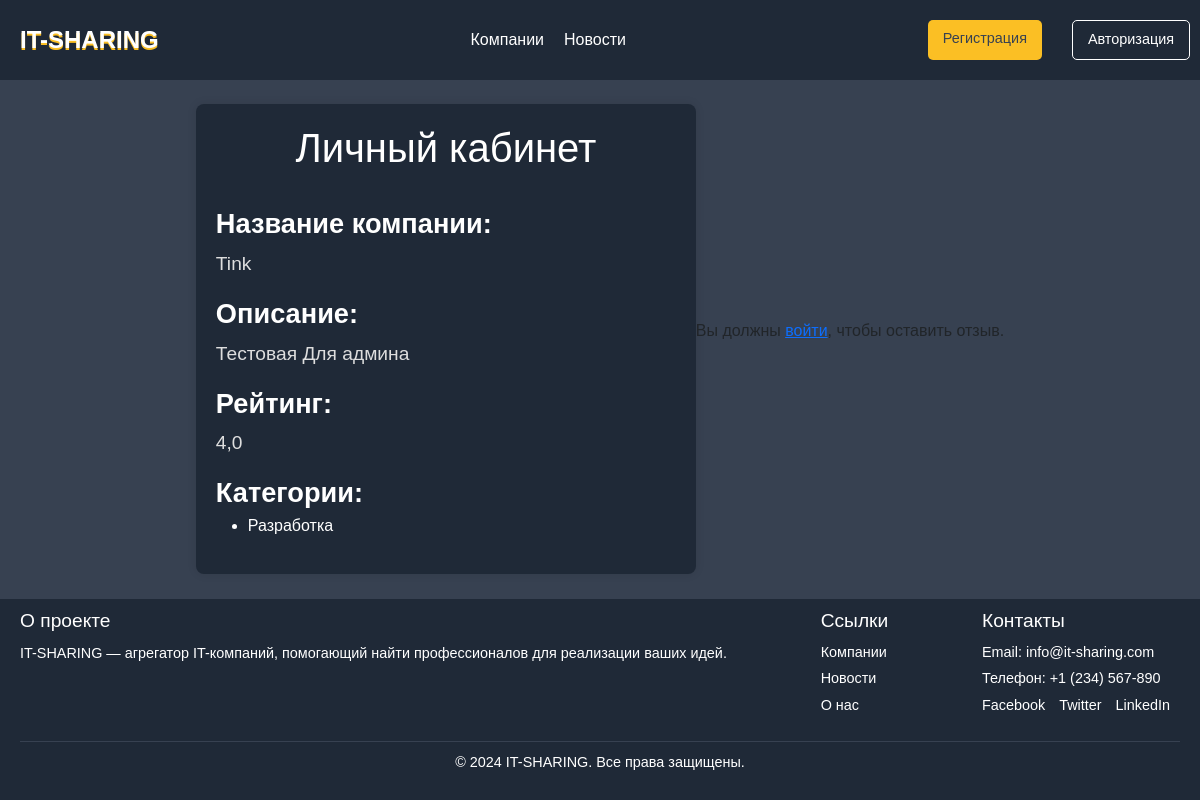
The app's page /company/detail/1/, older data.
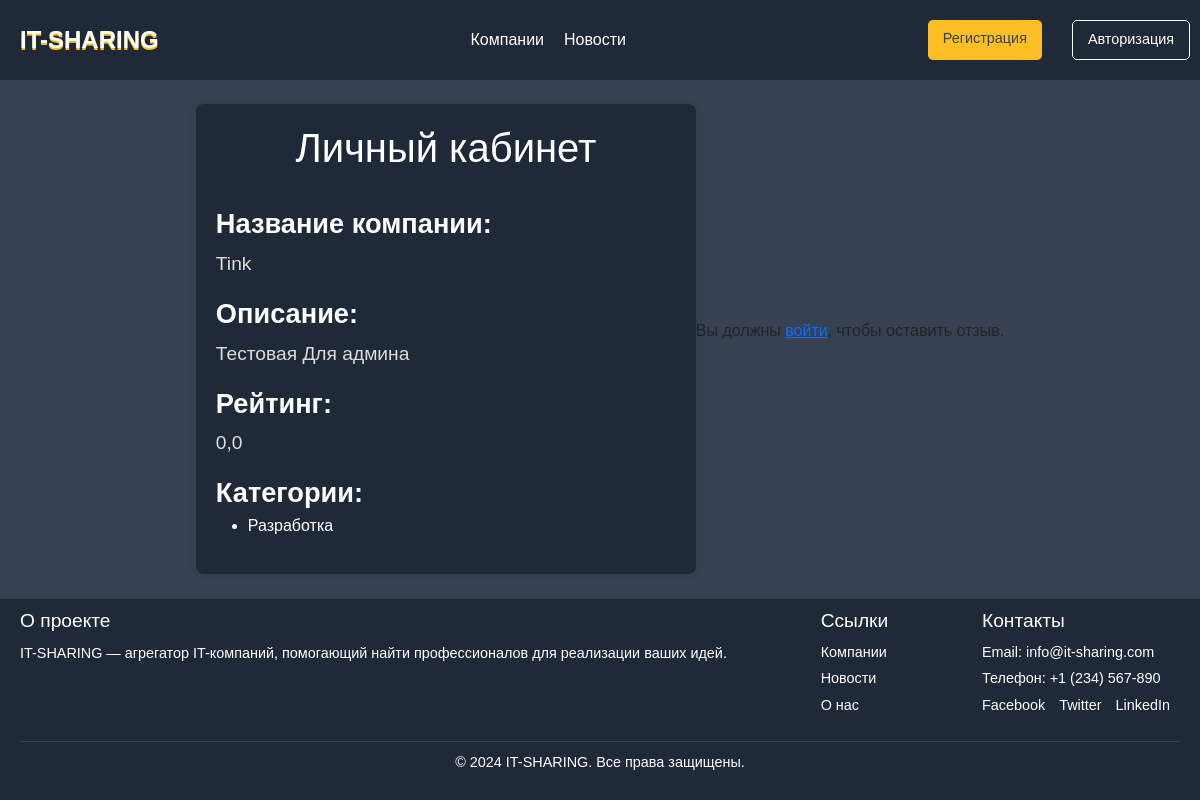
The same page, newer data.
### main/models.py (models this page shows, shortened)
class companies(models.Model):
    title = models.CharField(max_length=255, verbose_name="Название")
    slug = models.SlugField(max_length=255, unique=True, db_index=True, verbose_name="URL",null=True,blank=True,)
    content = models.TextField(blank=True, verbose_name="Описание компании",null=True)
    photo = models.ImageField(upload_to="photos/%Y/%m/%d/", verbose_name="Фото",null=True,blank=True)
    time_create = models.DateTimeField(auto_now_add=True, verbose_name="Время создания")
    is_active = models.BooleanField(default=True, verbose_name="Активна")
    raiting = models.FloatField(default=0,max_length=1, verbose_name="Рейтинг")
    cat = models.ManyToManyField(Category, related_name='companies', verbose_name="Категории",
                                 blank=True)  # Это должно быть ManyToManyField
    class Meta:
        verbose_name = 'Компания'
        verbose_name_plural = 'IT компания'
        ordering = ['id']

class Category(models.Model):
    name = models.CharField(max_length=100, db_index=True, verbose_name="Категория")
    slug = models.SlugField(max_length=255, unique=True, db_index=True, verbose_name="URL")
    class Meta:
        verbose_name = 'Категория'
        verbose_name_plural = 'Категории'
        ordering = ['id']

### main/views.py (the view, shortened to what this page needs)
# urls.py: path('company/detail/<int:company_id>/', views.company_detail, name='company_detail'),
def company_detail(request, company_id):
    company = get_object_or_404(companies, id=company_id)
    reviews = Review.objects.filter(order__company=company)
    form = ReviewForm()
    return render(request, 'main/company_detail.html', {
        'company': company,
        'reviews': reviews,
        'form': form,
    })

### main/templates/main/company_detail.html (shortened to what this page needs)
{% extends 'main/layout.html' %}
{% load reviewtags %}
{% block content %}
<body>
    <div class="container-profile-info">
        <h1>Личный кабинет</h1>
        <br>
        <div class="profile-info">
            <label>Название компании:</label>
            <p>{{ company.title }}</p>
        </div>
        <div class="profile-info">
            <label>Описание:</label>
            <p>{{ company.content }}</p>
        </div>
        <div class="profile-info">
            <label>Рейтинг:</label>
            <p>{{ company.raiting }}</p>
        </div>
        <div class="profile-info">
            <label>Категории:</label>
            <ul>
                {% for category in company.cat.all %}
                    <li>{{ category.name }}</li>
                {% empty %}
                    <li>Нет категорий</li>
                {% endfor %}
            </ul>
        </div>
    </div>
    {% if user.is_authenticated %}
        <h2>Оставить отзыв</h2>
        <form method="post">
            {% csrf_token %}
            {{ form.as_p }}
            <button type="submit" class="btn btn-primary">Отправить</button>
        </form>
    {% else %}
        <p>Вы должны <a href="{% url 'login' %}">войти</a>, чтобы оставить отзыв.</p>
    {% endif %}
</body>
{% endblock %}

### main/templates/main/layout.html (shortened to what this page needs)
<!doctype html>
{% load static %}
<html lang="ru">
<head>
    <link rel="stylesheet" href="https://cdn.jsdelivr.net/npm/bootstrap@5.3.3/dist/css/bootstrap.min.css">
    <link rel="stylesheet" href="{% static 'main/css/main.css' %}">
    <link rel="stylesheet" href="{% static 'main/fonts/Font Over.otf' %}">
</head>
<body>
    <header>
        <div class="container">
        <div class="logo"><a href="{% url 'home' %}">IT-SHARING</a></div>
        <nav class="navigation">
        <ul>
          <a href="{% url 'company' %}"><li>Компании</li></a>
          <a href="{% url 'news_home' %}"><li>Новости</li></a>
        </ul>
        </nav>
        <div class="auth-buttons">
        {% if request.user.is_authenticated %}
				<a class="header-logo" href="{% url 'PersonalPage' %}">{{user.username}}</a>
        <a class="header-exi" href="{% url 'logout' %}">Выйти</a>
				{% else %}
				  <a class="btn signup" href="{% url 'register' %}">Регистрация</a>
          <a class="btn login" href="{% url 'login' %}">Авторизация</a>
        {% endif %}
      </div>
    </div>
    </header>
    <main>
        {% block content %}
        {% endblock %}
    </main>
    <footer>
        <div class="footer-container">
          <div class="footer-about">
            <h3>О проекте</h3>
            <p>IT-SHARING — агрегатор IT-компаний, помогающий найти профессионалов для реализации ваших идей.</p>
          </div>
          <div class="footer-links">
            <h3>Ссылки</h3>
            <ul>
              <a href="{% url 'company' %}"><li>Компании</li></a>
              <a href="{% url 'news_home' %}"><li>Новости</li></a>
              <a href="#"><li>О нас</li></a>
            </ul>
          </div>
          <div class="footer-contact">
            <h3>Контакты</h3>
            <p>Email: <a href="mailto:info@it-sharing.com">info@it-sharing.com</a></p>
            <p>Телефон: <a href="tel:+1234567890">+1 (234) 567-890</a></p>
            <div class="social-icons">
                <a href="#" >Facebook</a>
                <a href="#" >Twitter</a>
                <a href="#" >LinkedIn</a>
            </div>
          </div>
        </div>
        <div class="footer-bottom">
          <p>&copy; 2024 IT-SHARING. Все права защищены.</p>
        </div>
    </footer>
</body>
</html>

### main/static/main/css/main.css (style rules this page uses)
html, body { height: 100%; }
body { margin: 0; font-family: "Arial", sans-serif; background-color: #374151; display: flex; flex-direction: column; }
header { background-color: #1f2937; color: #ffffff; position: fixed; top: 0; height: 80px; width: 100%; z-index: 1000; }
.container { max-width: 1200px; margin: 0 auto; display: flex; align-items: center; justify-content: space-between; padding: 0; height: 80px; }
.logo a { font-family: "Font Over", sans-serif; text-shadow: 0px 2px #FBBF24; text-decoration: none; color: #ffffff; font-size: 1.5rem; font-weight: bold; margin: 0 20px; }
.navigation ul { list-style: none; margin: 0; padding: 0; display: flex; gap: 20px; }
.navigation a { font-family: Arial, sans-serif; color: #ffffff; font-size: 1rem; transition: color 0.3s ease; text-decoration: none; }
.auth-buttons { display: flex; gap:10px; margin: 0 10px 0 10px; }
.auth-buttons { text-decoration: none; color: #fff; }
.auth-buttons .btn { text-decoration: none; padding: 8px 15px; border-radius: 5px; font-size: 0.9rem; transition: all 0.3s ease; }
.auth-buttons .login { background-color: transparent; color: #ffffff; border: 1px solid #ffffff; }
.auth-buttons .signup { background-color: #FBBF24; color: #374151; border: none; margin:0 20px 0 0; }
footer { background-color: #1f2937; color: #ffffff; padding: 10px 20px; font-size: 0.9rem; }
footer .footer-container { max-width: 1200px; margin: 0 auto; display: flex; flex-wrap: wrap; justify-content: space-between; gap: 20px; }
.footer-about h3, .footer-links h3, .footer-contact h3 { font-size: 1.2rem; margin-bottom: 10px; }
.footer-about p { line-height: 1.6; }
.footer-links ul { list-style: none; padding: 0; margin: 0; }
.footer-links li { margin-bottom: 5px; }
.footer-links a { color: #ffffff; text-decoration: none; transition: color 0.3s ease; }
.footer-contact p { margin: 5px 0; }
.footer-contact a { color: #ffffff; text-decoration: none; transition: color 0.3s ease; }
.social-icons a { display: inline-block; margin-right: 10px; }
.footer-bottom { text-align: center; margin-top: 20px; border-top: 1px solid #374151; padding-top: 10px; }
main { flex:1; max-width: 1200px; margin: 0 auto; margin-top: 80px; display: flex; align-items: center; justify-content: center; }
.container-profile-info { max-width: 800px; margin: 20px auto; background: #1f2937; color: #fff; padding: 20px; border-radius: 8px; box-shadow: 0 0 10px rgba(0, 0, 0, 0.1); min-width: 500px; max-width: 750px; }
.container-profile-info h1 { text-align: center; }
.profile-info { margin-bottom: 15px; }
.profile-info label { font-weight: bold; font-size: 1.7rem; }
.profile-info p { color: #dedede; font-size: 1.2rem; margin: 5px 0 15px; }

Row changes from the older to the newer data that the page shows:
changed companies "Tink": raiting "4,0" → "0,0"
